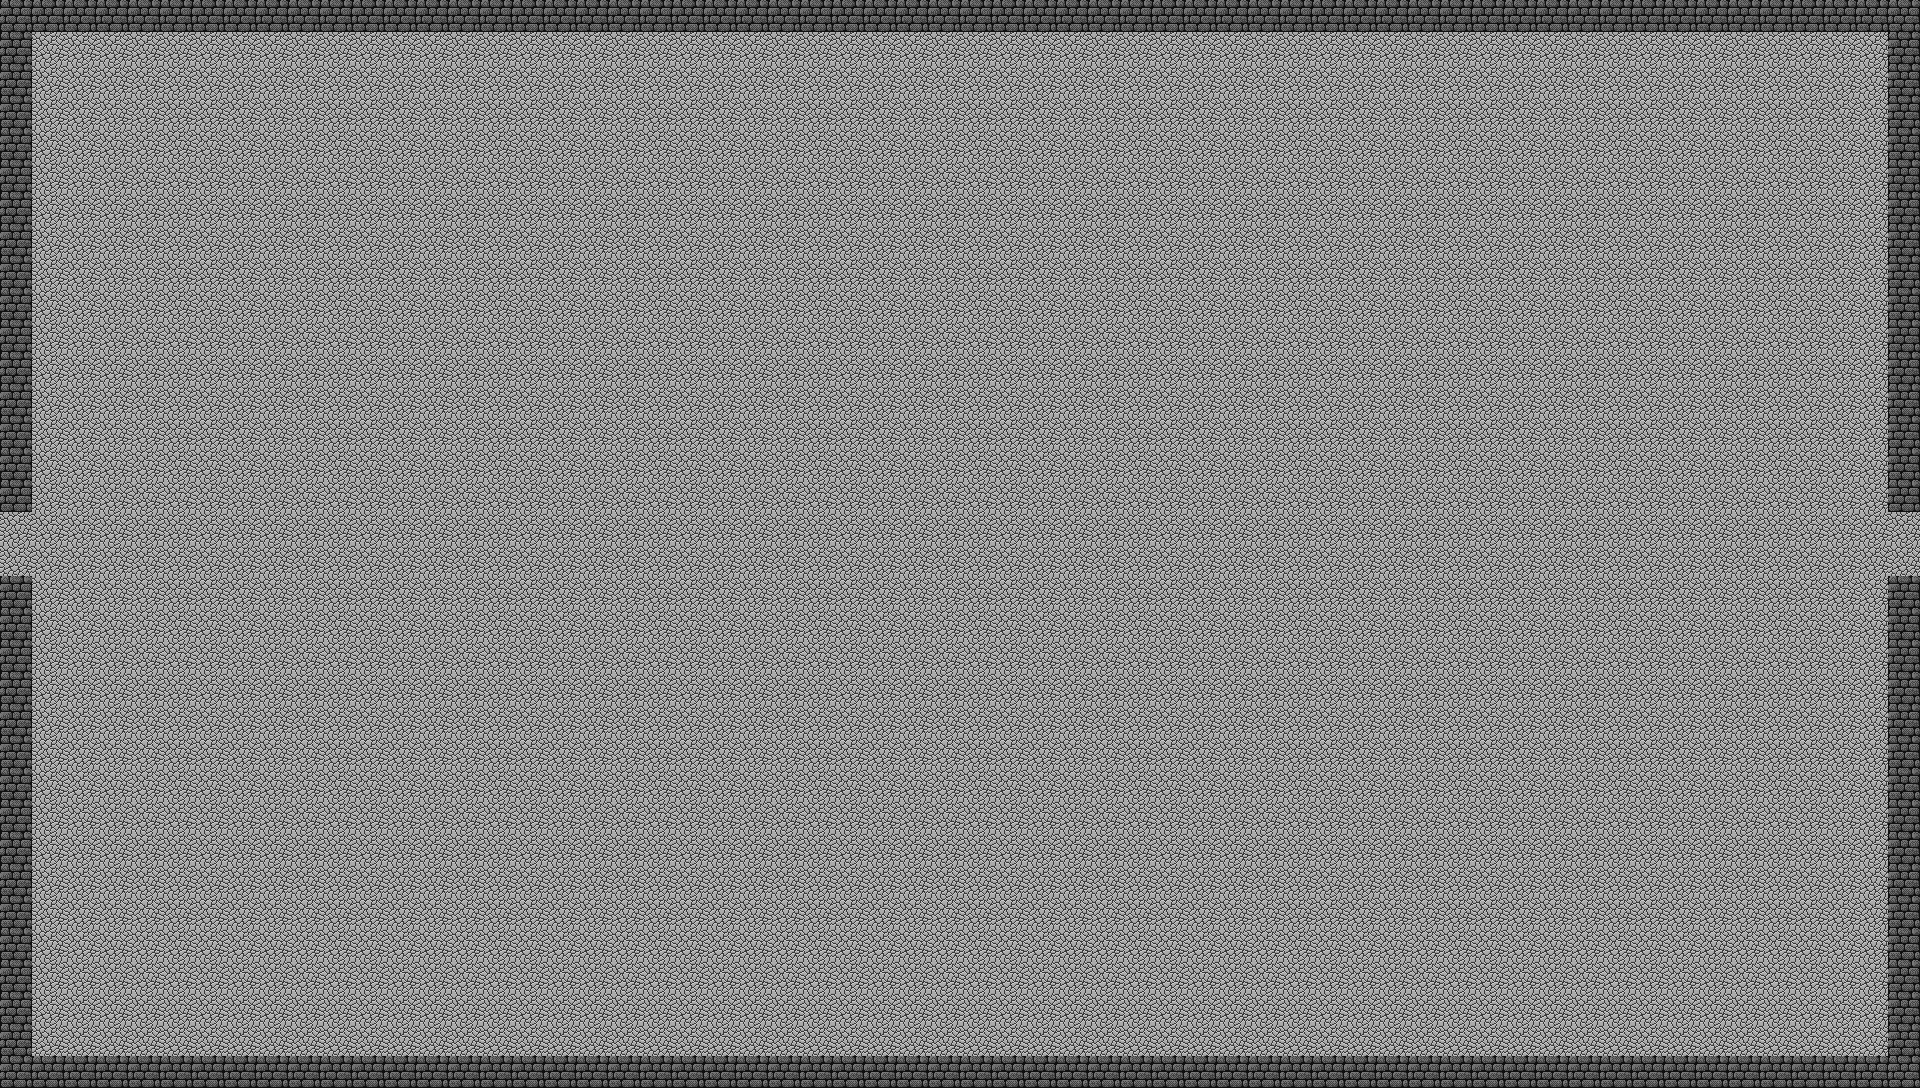

A level layout from a 2D game, rendered from its tile map. Below: a short description, then the map file with tile-grid data replaced by summaries:
An orthogonal 60x34 tile map with 32x32 px tiles, 2 tile layers (Base, Decorations), 7 tilesets.

<map version="1.0" orientation="orthogonal" width="60" height="34" tilewidth="32" tileheight="32">
 <tileset firstgid="1" source="../../tilesets/Dungeon 1.tsx" />
 <tileset firstgid="91" source="../../tilesets/Dungeon 2.tsx" />
 <tileset firstgid="235" source="../../tilesets/Dungeon 3.tsx" />
 <tileset firstgid="352" source="../../tilesets/Dungeon 4.tsx" />
 <tileset firstgid="523" source="../../tilesets/Overworld 1.tsx" />
 <tileset firstgid="651" source="../../tilesets/Overworld 2.tsx" />
 <tileset firstgid="787" source="../../tilesets/Overworld 3.tsx" />
 <layer name="Base" width="60" height="34">
  <data>[2040 cells, 2040 non-empty, 1 distinct tile ids]</data>
 </layer>
 <layer name="Decorations" width="60" height="34">
  <data>[2040 cells, 2040 non-empty, 2 distinct tile ids]</data>
 </layer>
 <objectgroup name="Objects" width="60" height="34" />
</map>
